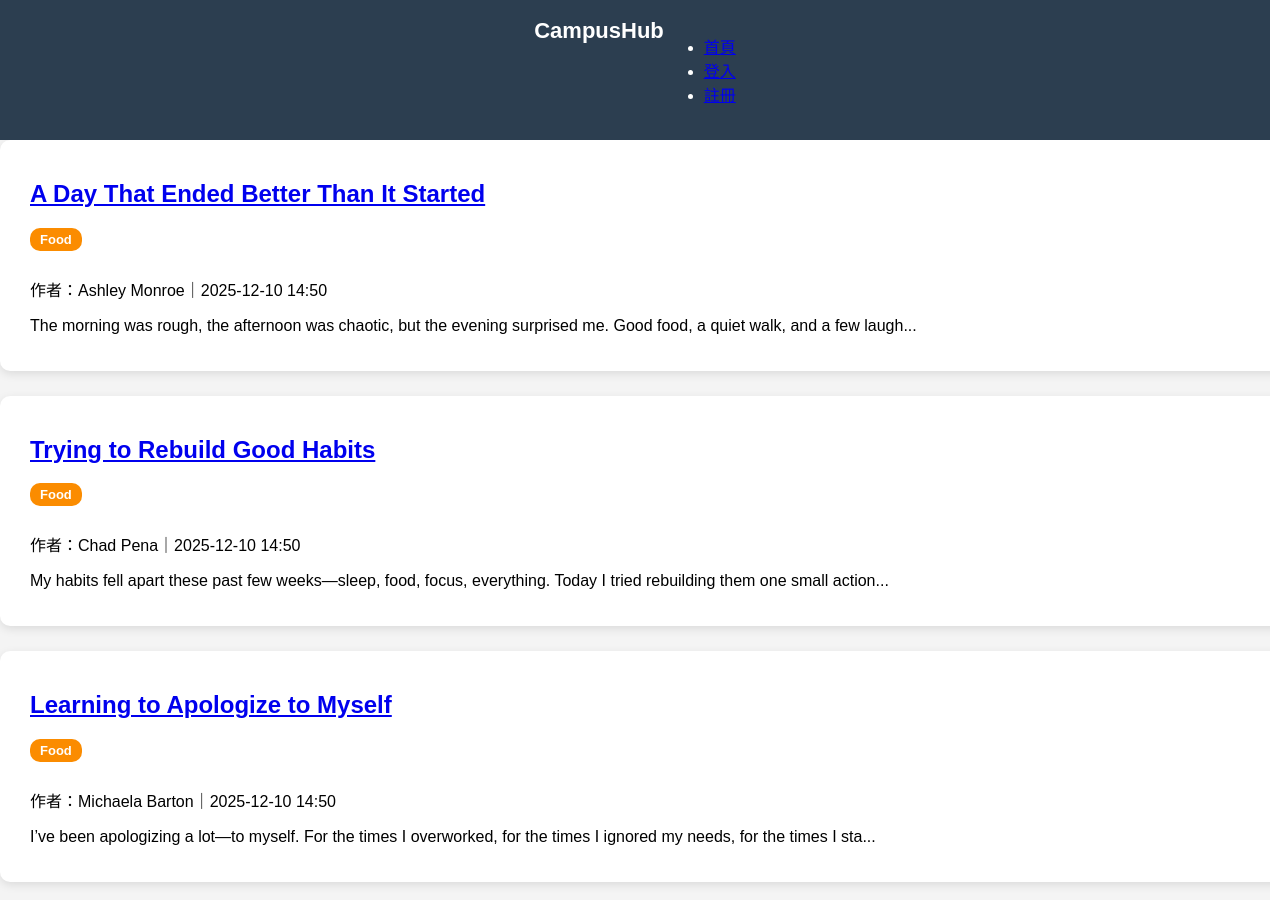
The app's page /tag/Food (upper part), older data.
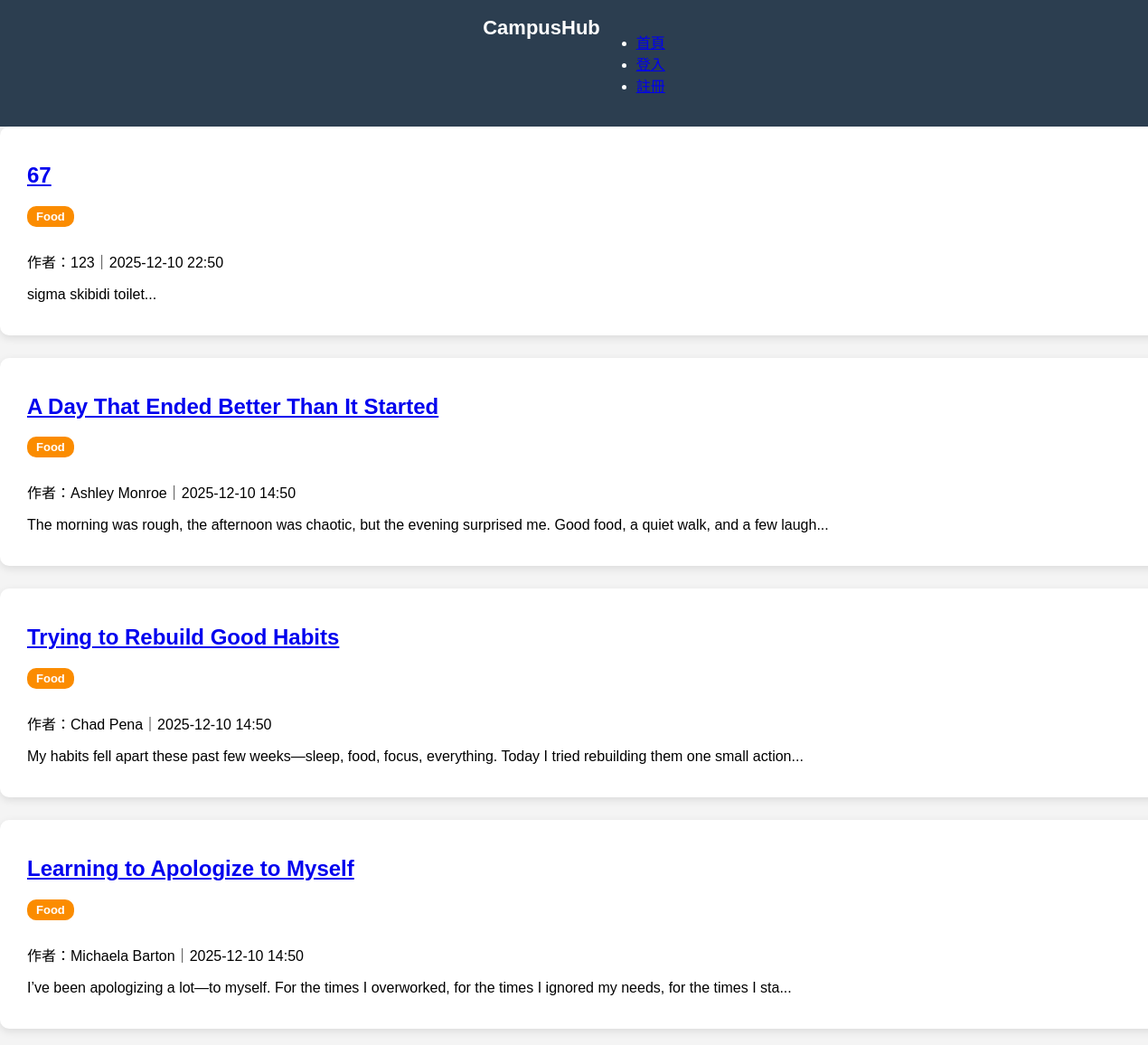
The same page, newer data.
### models/post.py (models this page shows)
class Post(db.Model):
    id = db.Column(db.Integer, primary_key=True)
    title = db.Column(db.String(120), nullable=False)
    content = db.Column(db.Text, nullable=False)
    tag = db.Column(db.String(50), nullable=True)
    created_at = db.Column(db.DateTime, default=datetime.utcnow)
    user_id = db.Column(db.Integer, db.ForeignKey("user.id"), nullable=False)
    user = db.relationship("User", backref="posts")
    comments = db.relationship("Comment", backref="post", cascade="all, delete")

### models/user.py (models this page shows, shortened)
class User(db.Model, UserMixin):
    id = db.Column(db.Integer, primary_key=True)
    username = db.Column(db.String(50), unique=True, nullable=False)
    password = db.Column(db.String(255), nullable=False)

### routes/posts.py (the view)
@posts_bp.route("/tag/<tag>")
def posts_by_tag(tag):
    posts = Post.query.filter_by(tag=tag).order_by(Post.created_at.desc()).all()
    return render_template("tag_view.html", posts=posts, tag=tag)

### templates/tag_view.html (shortened to what this page needs)
<!DOCTYPE html>
<html lang="zh-Hant">
<head>
    <link rel="stylesheet" href="/static/style.css">
</head>
<body>
    <nav class="navbar">
        <div class="logo">CampusHub</div>
        <ul>
            <li><a href="/home">首頁</a></li>
            {% if current_user.is_authenticated %}
            <li><a href="/posts/create">新增文章</a></li>
            <li><a href="/logout">登出（{{ current_user.username }}）</a></li>
            {% else %}
            <li><a href="/login">登入</a></li>
            <li><a href="/register">註冊</a></li>
            {% endif %}
        </ul>
    </nav>
    <div class="content">
        <h2>分類：{{ tag }}</h2>
        {% for p in posts %}
        <div class="post-card">
            <h2><a href="/posts/{{ p.id }}">{{ p.title }}</a></h2>
            <span class="tag-badge tag-{{ p.tag }}">{{ p.tag }}</span>
            <p>作者：{{ p.user.username }}｜{{ p.created_at.strftime("%Y-%m-%d %H:%M") }}</p>
            <p>{{ p.content[:120] }}...</p>
        </div>
        {% endfor %}
    </div>
</body>
</html>

Row changes from the older to the newer data that the page shows:
added Post: title "67", tag "Food", user.username "123", created_at "2025-12-10 22:50", content "sigma skibidi toilet"
